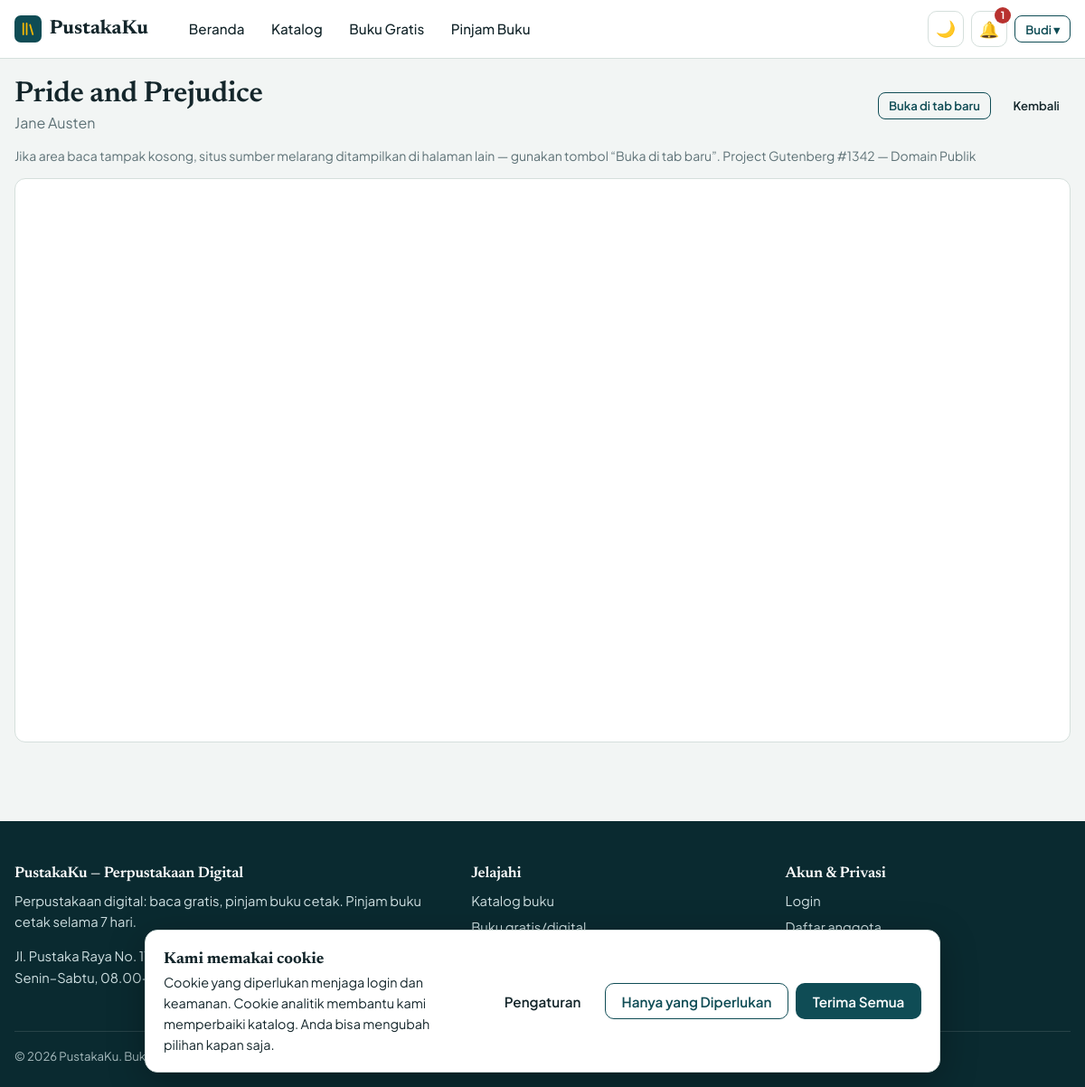
The page /book/1/read (signed in) on the database its author committed.
### models.py (models this page shows, shortened)
class User(UserMixin, db.Model):
    id = db.Column(db.Integer, primary_key=True)
    name = db.Column(db.String(100), nullable=False)
    username = db.Column(db.String(40), unique=True, nullable=False, index=True)
    email = db.Column(db.String(120), unique=True, nullable=False, index=True)
    password_hash = db.Column(db.String(255), nullable=False)
    role = db.Column(db.String(10), nullable=False, default="user")  # "user" | "admin"
    active = db.Column(db.Boolean, nullable=False, default=True)     # False = diblokir
    created_at = db.Column(db.DateTime, default=datetime.now)
    loans = db.relationship("Loan", backref="user", cascade="all, delete-orphan", lazy="dynamic")
    reviews = db.relationship("Review", backref="user", cascade="all, delete-orphan", lazy="dynamic")
    favorites = db.relationship("Favorite", backref="user", cascade="all, delete-orphan", lazy="dynamic")
    @property
    def is_admin(self):
        return self.role == "admin"
    @property
    def is_active(self):  # dipakai Flask-Login; akun diblokir tidak bisa login
        return self.active

class Book(db.Model):
    id = db.Column(db.Integer, primary_key=True)
    title = db.Column(db.String(200), nullable=False, index=True)
    author = db.Column(db.String(150), nullable=False, index=True)
    description = db.Column(db.Text, default="")
    year = db.Column(db.Integer)
    publisher = db.Column(db.String(150), default="")
    language = db.Column(db.String(30), default="Indonesia")
    category_id = db.Column(db.Integer, db.ForeignKey("category.id"))
    stock = db.Column(db.Integer, nullable=False, default=0)           # hanya untuk buku fisik
    book_type = db.Column(db.String(10), nullable=False, default="digital")  # "digital" | "physical"
    cover_file = db.Column(db.String(120))     # file cover hasil upload
    cover_url = db.Column(db.String(500))      # atau URL cover eksternal
    cover_fallback = db.Column(db.String(200)) # gambar sampul lokal (static/...) bila sampul utama gagal dimuat
    pdf_file = db.Column(db.String(120))       # file PDF hasil upload
    read_url = db.Column(db.String(500))       # tautan baca online (sumber legal)
    download_url = db.Column(db.String(500))   # tautan unduh (sumber legal)
    source = db.Column(db.String(200), default="")  # sumber & lisensi
    views = db.Column(db.Integer, nullable=False, default=0)
    created_at = db.Column(db.DateTime, default=datetime.now, index=True)
    loans = db.relationship("Loan", backref="book", cascade="all, delete-orphan", lazy="dynamic")
    reviews = db.relationship("Review", backref="book", cascade="all, delete-orphan", lazy="dynamic")
    favorites = db.relationship("Favorite", backref="book", cascade="all, delete-orphan", lazy="dynamic")
    @property
    def is_digital(self):
        return self.book_type == "digital"

### routes/main.py (the view)
@main_bp.route("/book/<int:book_id>/read")
@login_required
def read(book_id):
    book = db.get_or_404(Book, book_id)
    if not book.is_digital or not (book.pdf_file or book.read_url):
        flash("Buku ini tidak tersedia untuk dibaca online.", "warning")
        return redirect(url_for("main.book_detail", book_id=book.id))
    book.views += 1
    db.session.commit()
    src = url_for("main.pdf_file", filename=book.pdf_file) if book.pdf_file else book.read_url
    return render_template("read.html", book=book, src=src)

### models.py (called while the page is built)
@login_manager.user_loader
def load_user(user_id):
    return db.session.get(User, int(user_id))

### utils.py (called while the page is built, shortened)
def parse_consent(raw):
    if not raw or len(raw) > 40:
        return None

def all_settings():
    from flask import g
    if "site_settings" not in g:
        from models import Setting
        data = dict(DEFAULT_SETTINGS)
        try:
            data.update({s.key: (s.value or "") for s in Setting.query.all()})
        except Exception:  # tabel belum dibuat
            pass
        g.site_settings = data
    return g.site_settings

### templates/read.html (shortened to what this page needs)
{% extends "base.html" %}
{% block content %}
<div class="container" style="padding:1.25rem 0 2rem">
  <div class="row row-between" style="margin-bottom:.75rem">
    <div><h2 style="margin:0">{{ book.title }}</h2><span class="muted">{{ book.author }}</span></div>
    <div class="row">
      <a class="btn btn-outline btn-sm" href="{{ src }}" target="_blank" rel="noopener noreferrer">Buka di tab baru</a>
      <a class="btn btn-ghost btn-sm" href="{{ url_for('main.book_detail', book_id=book.id) }}">Kembali</a>
    </div>
  </div>
  <p class="muted small">Jika area baca tampak kosong, situs sumber melarang ditampilkan di halaman lain — gunakan tombol “Buka di tab baru”. {{ book.source }}</p>
  <iframe src="{{ src }}" title="Baca {{ book.title }}" style="width:100%; height:78vh; border:1px solid var(--border); border-radius:12px; background:#fff" sandbox="allow-same-origin allow-scripts allow-popups"></iframe>
</div>
{% endblock %}

### templates/base.html (shortened to what this page needs)
{% from "_macros.html" import csrf %}
<!DOCTYPE html>
<html lang="id" data-theme="light">
<head>
  <link rel="stylesheet" href="{{ url_for('static', filename='css/style.css') }}">
</head>
<body>
<header class="navbar">
  <div class="container nav-inner">
    <a class="brand" href="{{ url_for('main.index') }}">
      <span class="brand-mark" aria-hidden="true"><svg viewBox="0 0 24 24" fill="none" stroke="#f2b705" stroke-width="2.4" stroke-linecap="round"><path d="M5 4v16M10 4v16M15 6l4 14"/></svg></span>{{ app_name }}
    </a>
    <nav class="nav-links" id="nav-links" aria-label="Navigasi utama">
      <a href="{{ url_for('main.index') }}" class="{{ 'active' if request.endpoint == 'main.index' }}">Beranda</a>
      <a href="{{ url_for('main.books') }}" class="{{ 'active' if request.endpoint == 'main.books' }}">Katalog</a>
      <a href="{{ url_for('main.books', type='digital') }}">Buku Gratis</a>
      <a href="{{ url_for('main.books', type='physical') }}">Pinjam Buku</a>
    </nav>
    <div class="nav-actions">
      <button class="icon-btn" id="theme-toggle" type="button" aria-label="Ganti tema">🌙</button>
      {% if current_user.is_authenticated %}
        {% if overdue_count %}<a class="icon-btn" href="{{ url_for('user.dashboard') }}" title="{{ overdue_count }} buku terlambat dikembalikan" aria-label="{{ overdue_count }} buku terlambat">🔔<span class="badge-dot">{{ overdue_count }}</span></a>{% endif %}
        <div class="dropdown">
          <button class="btn btn-outline btn-sm" type="button" data-dropdown aria-haspopup="true">{{ current_user.name.split()[0] }} ▾</button>
        </div>
      {% else %}
        <a class="btn btn-ghost btn-sm" href="{{ url_for('auth.login') }}">Login</a>
        {% if site.allow_register == '1' %}<a class="btn btn-sm" href="{{ url_for('auth.register') }}">Register</a>{% endif %}
      {% endif %}
    </div>
  </div>
</header>
<main>{% block content %}{% endblock %}</main>
<footer class="footer">
  <div class="container">
    <div class="footer-grid">
      <div>
        <h4>{{ app_name }} — Perpustakaan Digital</h4>
        <p>{{ site.tagline }} Pinjam buku cetak selama {{ site.loan_days }} hari.</p>
        <p>{{ site.address }}{% if site.contact_email %} · {{ site.contact_email }}{% endif %}<br>{{ site.open_hours }}</p>
      </div>
      <div><h4>Jelajahi</h4><ul>
        <li><a href="{{ url_for('main.books') }}">Katalog buku</a></li>
        <li><a href="{{ url_for('main.books', type='digital') }}">Buku gratis/digital</a></li>
        <li><a href="{{ url_for('main.books', sort='populer') }}">Terpopuler</a></li></ul></div>
      <div><h4>Akun &amp; Privasi</h4><ul>
        <li><a href="{{ url_for('auth.login') }}">Login</a></li>
        {% if site.allow_register == '1' %}<li><a href="{{ url_for('auth.register') }}">Daftar anggota</a></li>{% endif %}
        <li><button type="button" class="link" data-open-cookie>Pengaturan Cookie</button></li></ul></div>
    </div>
    <div class="footer-bottom">© {{ now.year }} {{ app_name }}. Buku digital bersumber dari domain publik dan lisensi terbuka.</div>
  </div>
</footer>
{% include "_cookie_banner.html" %}
</body>
</html>

### static/css/style.css (style rules this page uses)
:root { --bg: #f2f5f4; --surface: #ffffff; --surface-2: #e8eeec; --text: #14262b; --muted: #5d7176; --border: #d5dfdc; --primary: #0f4c55; --primary-hover: #0a3a41; --on-primary: #ffffff; --accent: #f2b705; --on-accent: #1b1500; --accent-soft: #fff3c4; --success: #1c7c54; --danger: #b8322f; --warning: #9a6700; --info: #1d5f9e; --success-bg: #dff3e8; --danger-bg: #fbe4e3; --warning-bg: #fff1cc; --info-bg: #e0edf9; --muted-bg: #e6ebea; --radius: 12px; --shadow: 0 1px 2px rgba(10, 40, 45, .08), 0 6px 20px rgba(10, 40, 45, .07); --font: "Plus Jakarta Sans", system-ui, -apple-system, "Segoe UI", Roboto, sans-serif; --font-head: "Newsreader", Georgia, "Times New Roman", serif; }
*, *::before, *::after { box-sizing: border-box; }
html { scroll-behavior: smooth; }
body { margin: 0; font-family: var(--font); background: var(--bg); color: var(--text); line-height: 1.6; font-size: 16px; min-height: 100vh; display: flex; flex-direction: column; }
main { flex: 1; }
a { color: var(--primary); text-decoration: none; }
h1, h2, h3, h4 { font-family: var(--font-head); line-height: 1.2; margin: 0 0 .5em; font-weight: 600; letter-spacing: -.01em; }
h2 { font-size: clamp(1.5rem, 3vw, 2rem); }
p { margin: 0 0 1em; }
.container { width: min(1180px, 100% - 2rem); margin-inline: auto; }
.muted { color: var(--muted); }
.small { font-size: .875rem; }
.row { display: flex; gap: .75rem; align-items: center; flex-wrap: wrap; }
.row-between { justify-content: space-between; }
.btn { display: inline-flex; align-items: center; justify-content: center; gap: .45rem; padding: .6rem 1.1rem; border-radius: 10px; border: 1.5px solid transparent; font: 600 .95rem var(--font); cursor: pointer; background: var(--primary); color: var(--on-primary); text-decoration: none; transition: background .15s, transform .1s; }
.btn-outline { background: transparent; color: var(--primary); border-color: var(--primary); }
.btn-ghost { background: transparent; color: var(--text); }
.btn-sm { padding: .35rem .7rem; font-size: .82rem; border-radius: 8px; }
.navbar { position: sticky; top: 0; z-index: 50; background: var(--surface); border-bottom: 1px solid var(--border); }
.nav-inner { display: flex; align-items: center; gap: 1rem; min-height: 64px; }
.brand { display: flex; align-items: center; gap: .55rem; font: 700 1.35rem var(--font-head); color: var(--text); }
.brand-mark { width: 30px; height: 30px; border-radius: 7px; background: var(--primary); display: grid; place-items: center; }
.brand-mark svg { width: 18px; height: 18px; }
.nav-links { display: flex; align-items: center; gap: .25rem; margin-left: 1rem; flex: 1; }
.nav-links a, .nav-links button.link { padding: .5rem .8rem; border-radius: 8px; color: var(--text); font-weight: 500; font-size: .95rem; background: none; border: 0; cursor: pointer; font-family: var(--font); }
.nav-actions { display: flex; align-items: center; gap: .5rem; }
.icon-btn { position: relative; width: 40px; height: 40px; border-radius: 10px; border: 1px solid var(--border); background: var(--surface); color: var(--text); cursor: pointer; display: grid; place-items: center; font-size: 1.1rem; }
.badge-dot { position: absolute; top: -5px; right: -5px; min-width: 18px; height: 18px; padding: 0 5px; border-radius: 9px; background: var(--danger); color: #fff; font-size: .7rem; font-weight: 700; display: grid; place-items: center; }
.dropdown { position: relative; }
.footer { background: #0a2a30; color: #cfe0e2; padding: 3rem 0 1.5rem; margin-top: 3rem; font-size: .92rem; }
.footer-grid { display: grid; grid-template-columns: 1.5fr 1fr 1fr; gap: 2rem; }
.footer h4 { color: #fff; font-size: 1.05rem; }
.footer a, .footer .link { color: #cfe0e2; background: none; border: 0; cursor: pointer; font: inherit; padding: 0; }
.footer ul { list-style: none; padding: 0; margin: 0; }
.footer li { margin: .35rem 0; }
.footer-bottom { border-top: 1px solid rgba(255,255,255,.15); margin-top: 2rem; padding-top: 1rem; font-size: .82rem; opacity: .8; }

### rows shown on the page
User: name "Budi"
Book: title "Pride and Prejudice", author "Jane Austen", source "Project Gutenberg #1342 — Domain Publik"

### other values the page prints
{{ app_name }} "PustakaKu"
{{ overdue_count }} "1"
{{ site.tagline }} "Perpustakaan digital: baca gratis, pinjam buku cetak."
{{ site.loan_days }} "7"
{{ site.address }} "Jl. Pustaka Raya No. 17, Jakarta"
{{ site.open_hours }} "Senin–Sabtu, 08.00–17.00 WIB"
